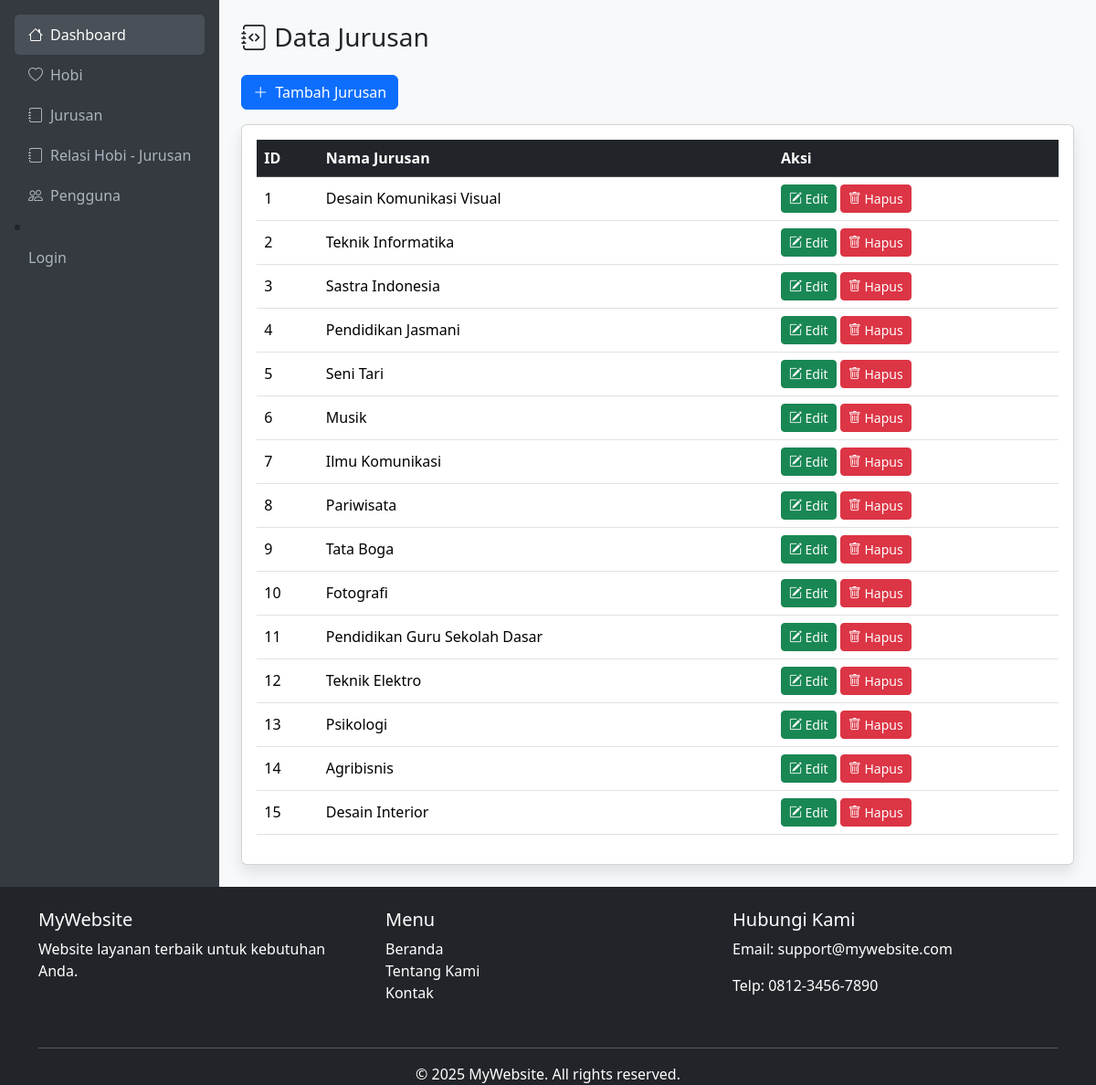
The app's page /admin/jurusan/index.php with its own data.
### tables this page shows
CREATE TABLE `jurusan` (
  `id` int(11) NOT NULL,
  `nama` varchar(100) NOT NULL
);

### admin/jurusan/index.php (the view, shortened to what this page needs)
<?php
require "../../database/database.php";
$sql = "SELECT * FROM jurusan";
$result = mysqli_query($conn, $sql);
?>
<!DOCTYPE html>
<html lang="id">
<head>
    <link rel="stylesheet" href="https://cdn.jsdelivr.net/npm/bootstrap@5.3.3/dist/css/bootstrap.min.css" />
    <link rel="stylesheet" href="https://cdn.jsdelivr.net/npm/bootstrap-icons@1.11.3/font/bootstrap-icons.min.css" />
</head>
<body class="d-flex flex-column min-vh-100">
    <div class="d-flex flex-grow-1">
        <div class="sidebar p-3">
            <?php require "../sidebar.php"; ?>
        </div>
        <div class="flex-grow-1 p-4">
            <h3 class="mb-4"><i class="bi bi-journal-code me-2"></i>Data Jurusan</h3>
            <a href="addJurusan.php" class="btn btn-primary mb-3">
                <i class="bi bi-plus-lg me-1"></i> Tambah Jurusan
            </a>
            <div class="card">
                <div class="card-body">
                    <div class="table-responsive">
                        <table class="table table-hover align-middle">
                            <thead class="table-dark">
                                <tr>
                                    <th>ID</th>
                                    <th>Nama Jurusan</th>
                                    <th>Aksi</th>
                                </tr>
                            </thead>
                            <tbody>
                                <?php foreach ($result as $r): ?>
                                <tr>
                                    <td><?= htmlspecialchars($r['id']) ?></td>
                                    <td><?= htmlspecialchars($r['nama']) ?></td>
                                    <td>
                                        <a href="editJurusan.php?id=<?= $r['id'] ?>" class="btn btn-success btn-sm">
                                            <i class="bi bi-pencil-square"></i> Edit
                                        </a>
                                        <a href="deleteJurusan.php?id=<?= $r['id'] ?>" class="btn btn-danger btn-sm"
                                            onclick="return confirm('Yakin ingin menghapus data ini?')">
                                            <i class="bi bi-trash"></i> Hapus
                                        </a>
                                    </td>
                                </tr>
                                <?php endforeach ?>
                            </tbody>
                        </table>
                    </div>
                </div>
            </div>
        </div>
    </div>
    <?php require "../footer.php"; ?>
</body>
</html>

### admin/sidebar.php (shortened to what this page needs)
<a href="http://localhost/uas-sistempakar-s6/admin" class="active"><i class="bi bi-house me-2"></i>Dashboard</a>
<a href="http://localhost/uas-sistempakar-s6/admin/hobi"><i class="bi bi-heart me-2"></i>Hobi</a>
<a href="http://localhost/uas-sistempakar-s6/admin/jurusan"><i class="bi bi-journal me-2"></i>Jurusan</a>
<a href="http://localhost/uas-sistempakar-s6/admin/relasi-hobi-jurusan"><i class="bi bi-journal me-2"></i>Relasi Hobi -
    Jurusan</a>
<a href="http://localhost/uas-sistempakar-s6/admin/users"><i class="bi bi-people me-2"></i>Pengguna</a>
<?php if (!isset($_SESSION['username'])): ?>
<li class="nav-item">
    <a class="nav-link" href="../login.php">Login</a>
</li>
<?php else: ?>
<li class="nav-item">
    <a class="nav-link" href="../logout.php">Logout</a>
</li>
<?php endif; ?>

### admin/footer.php
<footer class="bg-dark text-white pt-4">
    <div class="container text-center text-md-start">
        <div class="row">
            <div class="col-md-4 mb-3">
                <h5>MyWebsite</h5>
                <p>Website layanan terbaik untuk kebutuhan Anda.</p>
            </div>
            <div class="col-md-4 mb-3">
                <h5>Menu</h5>
                <ul class="list-unstyled">
                    <li><a href="index.php" class="text-white text-decoration-none">Beranda</a></li>
                    <li><a href="about.php" class="text-white text-decoration-none">Tentang Kami</a></li>
                    <li><a href="contact.php" class="text-white text-decoration-none">Kontak</a></li>
                </ul>
            </div>
            <div class="col-md-4 mb-3">
                <h5>Hubungi Kami</h5>
                <p>Email: support@mywebsite.com</p>
                <p>Telp: 0812-3456-7890</p>
            </div>
        </div>
        <hr class="border-light" />
        <div class="text-center">
            &copy; <?= date("Y") ?> MyWebsite. All rights reserved.
        </div>
    </div>
</footer>

### admin/jurusan/index.php (style rules this page uses)
body { background-color: #f8f9fa; min-height: 100vh; }
.sidebar { background-color: #343a40; min-height: 100vh; }
.sidebar a { color: #adb5bd; text-decoration: none; display: block; padding: 10px 15px; border-radius: 5px; transition: all 0.3s; }
.sidebar a:hover, .sidebar a.active { background-color: #495057; color: #fff; }
.card { box-shadow: 0 0.5rem 1rem rgba(0, 0, 0, 0.1); }

### records on screen
jurusan: id "1", nama "Desain Komunikasi Visual"
jurusan: id "2", nama "Teknik Informatika"
jurusan: id "3", nama "Sastra Indonesia"
jurusan: id "4", nama "Pendidikan Jasmani"
jurusan: id "5", nama "Seni Tari"
jurusan: id "6", nama "Musik"
jurusan: id "7", nama "Ilmu Komunikasi"
jurusan: id "8", nama "Pariwisata"
jurusan: id "9", nama "Tata Boga"
jurusan: id "10", nama "Fotografi"
jurusan: id "11", nama "Pendidikan Guru Sekolah Dasar"
jurusan: id "12", nama "Teknik Elektro"
jurusan: id "13", nama "Psikologi"
jurusan: id "14", nama "Agribisnis"
jurusan: id "15", nama "Desain Interior"
